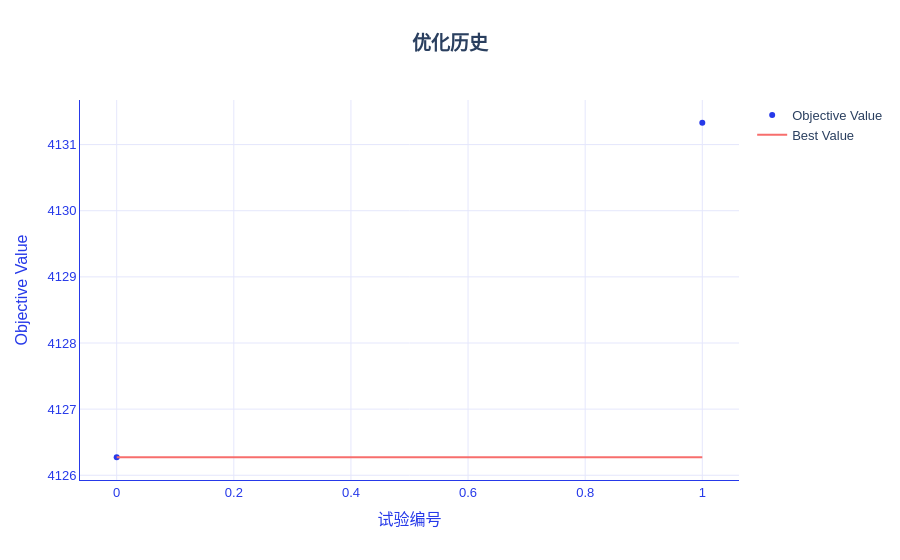

The notebook cell this image was saved under:
### Markdown cell above
## 6. TabM 回归：预训练、训练、调参与部署

完整独立流程。使用全部样本；为了展示接口，预训练设为一轮、监督训练两轮，不将演示指标当作充分收敛的模型表现。

### Code cell
import sys

sys.path.append("../")

import numpy as np
import pandas as pd
from IPython.display import display
from hscredit import hscredit_dataset
from hscredit.utils.datasets import HSCREDIT_EXAMPLE_COLUMNS
from pathlib import Path
from tempfile import mkdtemp
import torch
from optuna.samplers import GridSampler
from hscredit import TabM, ModelTuner, get_metric
from hscredit.core.models.losses import FocalLoss
from hscredit.report import ModelReport

from hscredit.core.model_selection import oot_split, group_train_test_split

data = hscredit_dataset(columns=HSCREDIT_EXAMPLE_COLUMNS)

features = ["BASE_X187", "DK_X1689", "DK_X44", "DK_X1995_2", "DK_X1223", "DK_X2677"]
target = "MOB6@30"
data["MOB1@30"] = data["MOB1"].gt(30).astype(int)
data["MOB3@30"] = data["MOB3"].gt(30).astype(int)
data["MOB6@30"] = data["MOB6"].gt(30).astype(int)
data["风险调整金额"] = data["loan_amt"].where(data["MOB6"].le(60), -data["loan_amt"])
data["授信时间"] = pd.to_datetime(data["授信时间"])

# 最新自然月作为 OOT；同一客户不能同时进入开发集和 OOT。
oot_start = data["授信时间"].max().to_period("M").start_time
development, oot = oot_split(data, time_col="授信时间", oot_start=oot_start)
development = development.loc[~development["用户编码"].isin(oot["用户编码"])].copy()
train, test = group_train_test_split(development, group="用户编码", test_size=0.25, random_state=42)
fit_data, validation = group_train_test_split(
    train, group="用户编码", test_size=0.25, random_state=42
)

features = features + ["GROUP", "BASINF_X19", "BASE_X61"]
target = "风险调整金额"

# 预训练只传特征，包含全部训练子集，没有标签和行采样。
pretrained = TabM(
    target=target,
    objective="regression",
    d_block=16,
    n_blocks=1,
    k=2,
    max_epochs=2,
    batch_size=2048,
    early_stopping_rounds=None,
    validation_fraction=0,
    device="auto",
    random_state=42,
    optimizer=torch.optim.AdamW,
    optimizer_params={"betas": (0.9, 0.98)},
    loss=torch.nn.SmoothL1Loss(reduction="none"),
)
pretrained.pretrain(
    fit_data[features], eval_set=[validation[features]], pretraining_ratio=0.4, max_epochs=1
)
display(pretrained.get_learning_curve())

# 从预训练快照开始监督训练，使用现成优化器、损失和评估指标。
model = TabM(
    target=target,
    objective="regression",
    d_block=16,
    n_blocks=1,
    k=2,
    max_epochs=2,
    batch_size=2048,
    early_stopping_rounds=None,
    validation_fraction=0,
    device="auto",
    random_state=42,
    optimizer=torch.optim.AdamW,
    optimizer_params={"betas": (0.9, 0.98)},
    loss=torch.nn.SmoothL1Loss(reduction="none"),
)
model.fit(
    fit_data[features + [target]],
    eval_set={"验证集": validation[features + [target]]},
    from_pretrained=pretrained,
)
display(model.get_learning_curve())
display(pd.DataFrame([model.evaluate(test[features + [target]], metrics=["rmse", "mae", "r2"])]))

# 两个学习率候选均从相同预训练状态开始。
search_space = {"learning_rate": [0.001, 0.003]}
candidate = TabM(
    target=target,
    objective="regression",
    d_block=16,
    n_blocks=1,
    k=2,
    max_epochs=2,
    batch_size=2048,
    early_stopping_rounds=None,
    validation_fraction=0,
    device="auto",
    random_state=42,
    optimizer=torch.optim.AdamW,
    optimizer_params={"betas": (0.9, 0.98)},
    loss=torch.nn.SmoothL1Loss(reduction="none"),
)
tuner = ModelTuner(
    candidate,
    search_space=search_space,
    fit_params={"from_pretrained": pretrained},
    metric="rmse",
    cv=None,
    n_jobs=1,
    random_state=42,
    sampler=GridSampler(search_space, seed=42),
    retention="predictions",
)
tuner.fit(
    fit_data[features + [target]],
    eval_set={"验证集": validation[features + [target]]},
    n_trials=2,
    show_progress_bar=False,
)
display(tuner.get_optimization_history())
display(tuner.plot_optimization_history())
best_model = tuner.get_best_model()

datasets = {"训练集": fit_data, "验证集": validation, "测试集": test, "OOT": oot}
report = ModelReport(
    best_model,
    datasets=datasets,
    features=features,
    target=target,
    metrics=["rmse", "mae", "r2"],
    n_jobs=1,
)
display(report.summary())
output = Path(mkdtemp(prefix="hscredit_TabM_regression_"))
report.to_excel(
    output / "模型报告.xlsx", with_plots=False, include_sample_records=False, mode="strict"
)
pretrained.save(output / "预训练模型.pkl")
best_model.save(output / "完整模型.pkl")
best_model.save_inference(output / "推理模型.pkl")

restored = TabM.load(output / "推理模型.pkl")
display(
    pd.DataFrame(restored.predict(test[features]), index=test.index, columns=["预测结果"]).head()
)
print(output)

### Figure 1 — Plotly figure (JSON) as saved in the notebook; plotly's stock layout.template omitted (floating-point values rounded to 4 significant figures)
{"data": [{"mode": "markers", "name": "Objective Value", "type": "scatter", "x": [0, 1], "y": [4126.0, 4131.0]}, {"mode": "lines", "name": "Best Value", "type": "scatter", "x": [0, 1], "y": [4126.0, 4126.0]}, {"marker": {"color": "#8A8FA3"}, "mode": "markers", "name": "Infeasible Trial", "showlegend": false, "type": "scatter", "x": [], "y": []}], "layout": {"colorway": ["#2639E9", "#F76E6C", "#FE7715", "#8892F3", "#9956A4", "#EA4585", "#5665EE", "#F0587A", "#B729AB", "#3C4DEB", "#E73B72", "#832EC2", "#BC5F8F", "#E0249A"], "font": {"family": "Alimama FangYuanTi VF, Microsoft YaHei, sans-serif", "size": 13}, "hoverlabel": {"bgcolor": "white", "bordercolor": "#2639E9", "font": {"family": "Alimama FangYuanTi VF, Microsoft YaHei, sans-serif", "size": 13}}, "legend": {"font": {"size": 13}}, "paper_bgcolor": "white", "plot_bgcolor": "white", "title": {"font": {"size": 19}, "text": "<b>优化历史</b>", "x": 0.5, "xanchor": "center"}, "xaxis": {"color": "#2639E9", "gridcolor": "#E5E7FC", "linecolor": "#2639E9", "showgrid": true, "showline": true, "tickfont": {"size": 13}, "title": {"font": {"size": 16}, "text": "试验编号"}, "zeroline": false}, "yaxis": {"color": "#2639E9", "gridcolor": "#E5E7FC", "linecolor": "#2639E9", "showgrid": true, "showline": true, "tickfont": {"size": 13}, "title": {"font": {"size": 16}, "text": "Objective Value"}, "zeroline": false}}}
